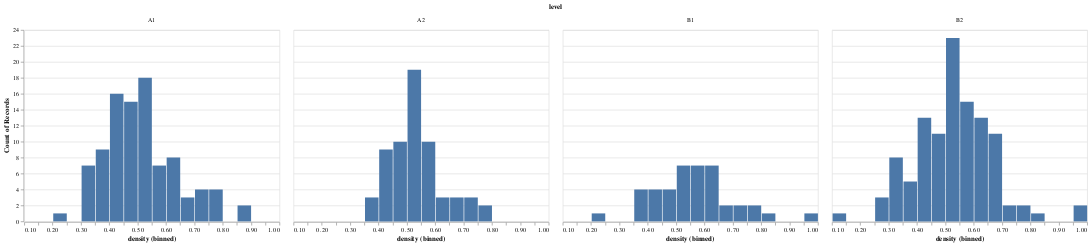

The notebook cell this image was saved under:
### Markdown cell above
### Plot the distribution

### Code cell
level_density_noun_fp_df = pd.DataFrame(level_density_noun_phrase_fp)
alt.Chart(level_density_noun_fp_df).mark_bar().encode(x = alt.X('density', bin = alt.Bin(maxbins = 30)), y = 'count()').facet('level')

### Figure 1 — Vega-Lite specification as saved in the notebook (floating-point values rounded to 4 significant figures; data arrays with more than 128 entries replaced by an {"elided": "..."} marker saying what was removed)
{"$schema": "https://vega.github.io/schema/vega-lite/v4.8.1.json", "config": {"view": {"continuousHeight": 300, "continuousWidth": 400}}, "data": {"name": "data-7d64a1edff8a15b1f6e7a17f7f7742b5"}, "datasets": {"data-7d64a1edff8a15b1f6e7a17f7f7742b5": {"elided": "308 records"}}, "facet": {"field": "level", "type": "nominal"}, "spec": {"encoding": {"x": {"bin": {"maxbins": 30}, "field": "density", "type": "quantitative"}, "y": {"aggregate": "count", "type": "quantitative"}}, "mark": "bar"}}
